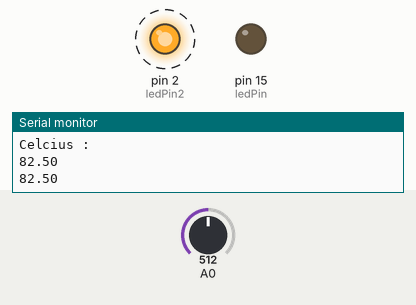
A sketch run on a simulated Arduino Uno, built with avr-gcc and run on an emulated ATmega328P. On the bench: output pins drawn as LEDs (lit = HIGH), the last lines printed to the serial monitor. Dashed ring = blinking. The inputs (shaded band) are chosen by the test bench; at power-on: A0 = 512.

Above: at 1.4 s.
1.5 s: A0 set to 233
4.7 s: A0 set to 208
At 4.96 s:
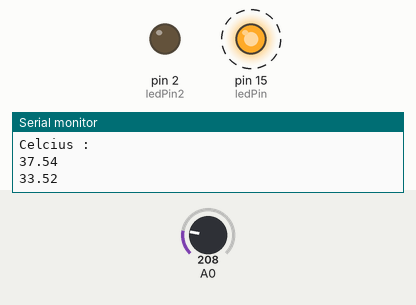
7.9 s: A0 set to 306
At 8.26 s:
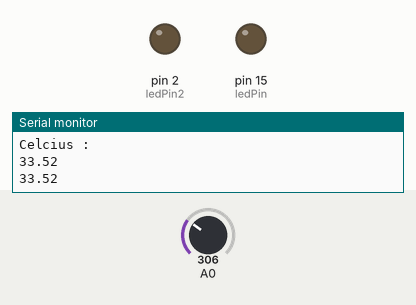
11.1 s: A0 set to 122
At 11.57 s:
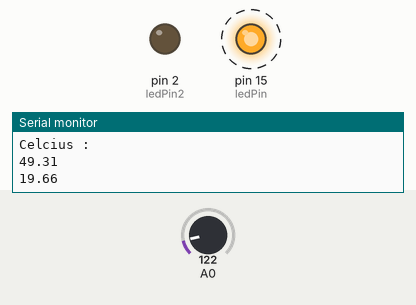
Timing chart, 0 to 15.3 s (numbered marks = the images above; inputs shaded):
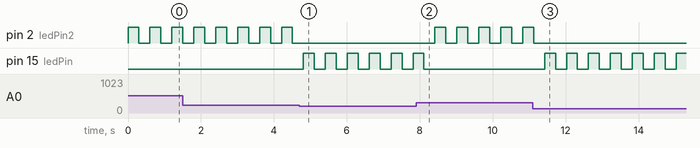

The sketch:

Temperature1.ino
```cpp
//float vref = 3.3;
//float resolution = vref/2048;
//const int tempPin = 13;
const int ledPin = 15;
const int ledPin2 = 2;
//const int buzzerPin = 4;

void setup() {
  // put your setup code here, to run once:
  pinMode(ledPin, OUTPUT);
  pinMode(ledPin2, OUTPUT);
//  pinMode(buzzerPin, OUTPUT);
  Serial.begin(115200);
}

void loop() {
  // put your main code here, to run repeatedly:
  float temperature = analogRead(A0);
  float voltage = (temperature / 2048.0) * 3300; // 5000 to get millivots.
  float tempCelcius = voltage * 0.1;
  float tempFahrenheit = (tempCelcius * 1.8) + 32;
  //temperature = (temperature*resolution);
  //temperature = temperature*100;


  if(tempCelcius < 35)
  {
    Serial.println(tempCelcius);
    digitalWrite(ledPin, HIGH);

    delay(300);

    digitalWrite(ledPin, LOW);
    delay(300);

  }
  else if(tempCelcius >= 35)
  {
    Serial.println(tempCelcius);
    digitalWrite(ledPin2, HIGH);

    delay(300);

    digitalWrite(ledPin2, LOW);
    delay(300);

  }

Serial.println("Celcius : ");
Serial.println(tempCelcius);
//  Serial.println("Fahrenheit : ");
//  Serial.println(tempFahrenheit);
//  delay(1000);
}
```

Measured:
- the behaviour switches between 218 and 217 on A0 (found by bisection; images 0 and 1)
- after the input at 4.7 s, pin 2 (ledPin2): stops changing and stays LOW; pin 15 (ledPin): alternates HIGH for 0.30 s and LOW for 0.30 s, starting after 0.11 s
- after the input at 7.9 s, pin 2 (ledPin2): alternates HIGH for 0.30 s and LOW for 0.30 s, starting after 0.52 s; pin 15 (ledPin): goes on until 8.1 s, then stays LOW
- after the input at 11.1 s, pin 2 (ledPin2): goes on until 11.1 s, then stays LOW; pin 15 (ledPin): alternates HIGH for 0.30 s and LOW for 0.30 s, starting after 0.32 s
- by itself, pin 2 (ledPin2): alternates HIGH for 0.30 s and LOW for 0.30 s
